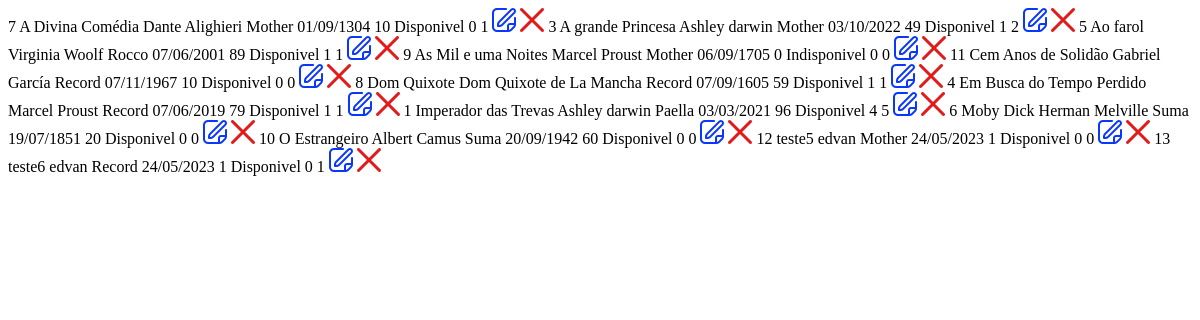
/LocadoraWDA-Edvan/consultas/consulta-livro.php, run on the app's committed database.
### tables this page shows
CREATE TABLE `livro` (
  `id` int(11) NOT NULL,
  `nome` text NOT NULL,
  `autor` text NOT NULL,
  `editora` text NOT NULL,
  `data_lanca` date NOT NULL,
  `estoque` int(11) NOT NULL,
  `alugados_agr` int(11) NOT NULL,
  `alugados_total` int(11) NOT NULL,
  `estado` text NOT NULL
);

### LocadoraWDA-Edvan/consultas/consulta-livro.php (the view, shortened to what this page needs)
<?php
	include_once '../funcoes/conexao.php';
	@$pesquisa = $conn->real_escape_string($_GET['busca']);
	$sql_code = "SELECT id,nome,autor,editora, DATE_FORMAT(data_lanca, '%d/%m/%Y') as data_lancam, estoque, estado, alugados_agr, alugados_total
		FROM livro
		WHERE id LIKE '%$pesquisa%'
		OR nome LIKE '%$pesquisa%'
		OR autor LIKE '%$pesquisa%'
		OR editora LIKE '%$pesquisa%'
		OR data_lanca LIKE '%$pesquisa%'
		OR estoque LIKE '%$pesquisa%'
		OR estado LIKE '%$pesquisa%'
		OR alugados_agr LIKE '%$pesquisa%'
		OR alugados_total LIKE '%$pesquisa%'
		ORDER BY nome;";
	$sql_query = $conn->query($sql_code) or die("ERRO ao consultar! " . $conn->error);
	if ($sql_query->num_rows == 0) {
		?>
	<tr>
		<td colspan="3">Nenhum resultado encontrado...</td>
	</tr>
	<?php
	} else {
		while($dados = $sql_query->fetch_assoc()) {
			?>
			<tr id="tab" style="text-align: center;">
				<td data-cell="ID"><?php echo $dados['id']; ?></td>
				<td data-cell="Nome"><?php echo $dados['nome']; ?></td>
				<td data-cell="Autor"><?php echo $dados['autor']; ?></td>
				<td data-cell="Editora"><?php echo $dados['editora']; ?></td>
				<td data-cell="Data de Lançamento"><?php echo $dados['data_lancam']; ?></td>
				<td data-cell="Estoque"><?php echo $dados['estoque']; ?></td>
				<td data-cell="Estado"><?php echo $dados['estado']; ?></td>
				<td data-cell="Alugados Agora"><?php echo $dados['alugados_agr']; ?></td>
				<td data-cell="Total de Alugados"><?php echo $dados['alugados_total']; ?></td>
				<td><a href='../edicao/editar-livro.php?id=<?php echo $dados['id']; ?>' class='btn'><img src='../imagens/editar.png'></a></td>
				<td><a href='../funcoes/teste-livro.php?id=<?php echo $dados['id']; ?>'><img src='../imagens/deletar.png'></a></td>
			</tr>
			<?php
		}
	}
?>
<html>
	<link rel="stylesheet" href="../paginacao/style.css">
</html>

### data on the page
livro: id "7", nome "A Divina Comédia", autor "Dante Alighieri", editora "Mother", data_lancam "01/09/1304", estoque "10", estado "Disponivel", alugados_agr "0", alugados_total "1"
livro: id "3", nome "A grande Princesa", autor "Ashley darwin", editora "Mother", data_lancam "03/10/2022", estoque "49", estado "Disponivel", alugados_agr "1", alugados_total "2"
livro: id "5", nome "Ao farol", autor "Virginia Woolf", editora "Rocco", data_lancam "07/06/2001", estoque "89", estado "Disponivel", alugados_agr "1", alugados_total "1"
livro: id "9", nome "As Mil e uma Noites", autor "Marcel Proust", editora "Mother", data_lancam "06/09/1705", estoque "0", estado "Indisponivel", alugados_agr "0", alugados_total "0"
livro: id "11", nome "Cem Anos de Solidão", autor "Gabriel García", editora "Record", data_lancam "07/11/1967", estoque "10", estado "Disponivel", alugados_agr "0", alugados_total "0"
livro: id "8", nome "Dom Quixote", autor "Dom Quixote de La Mancha", editora "Record", data_lancam "07/09/1605", estoque "59", estado "Disponivel", alugados_agr "1", alugados_total "1"
livro: id "4", nome "Em Busca do Tempo Perdido", autor "Marcel Proust", editora "Record", data_lancam "07/06/2019", estoque "79", estado "Disponivel", alugados_agr "1", alugados_total "1"
livro: id "1", nome "Imperador das Trevas", autor "Ashley darwin", editora "Paella", data_lancam "03/03/2021", estoque "96", estado "Disponivel", alugados_agr "4", alugados_total "5"
livro: id "6", nome "Moby Dick", autor "Herman Melville", editora "Suma", data_lancam "19/07/1851", estoque "20", estado "Disponivel", alugados_agr "0", alugados_total "0"
livro: id "10", nome "O Estrangeiro", autor "Albert Camus", editora "Suma", data_lancam "20/09/1942", estoque "60", estado "Disponivel", alugados_agr "0", alugados_total "0"
livro: id "12", nome "teste5", autor "edvan", editora "Mother", data_lancam "24/05/2023", estoque "1", estado "Disponivel", alugados_agr "0", alugados_total "0"
livro: id "13", nome "teste6", autor "edvan", editora "Record", data_lancam "24/05/2023", estoque "1", estado "Disponivel", alugados_agr "0", alugados_total "1"
